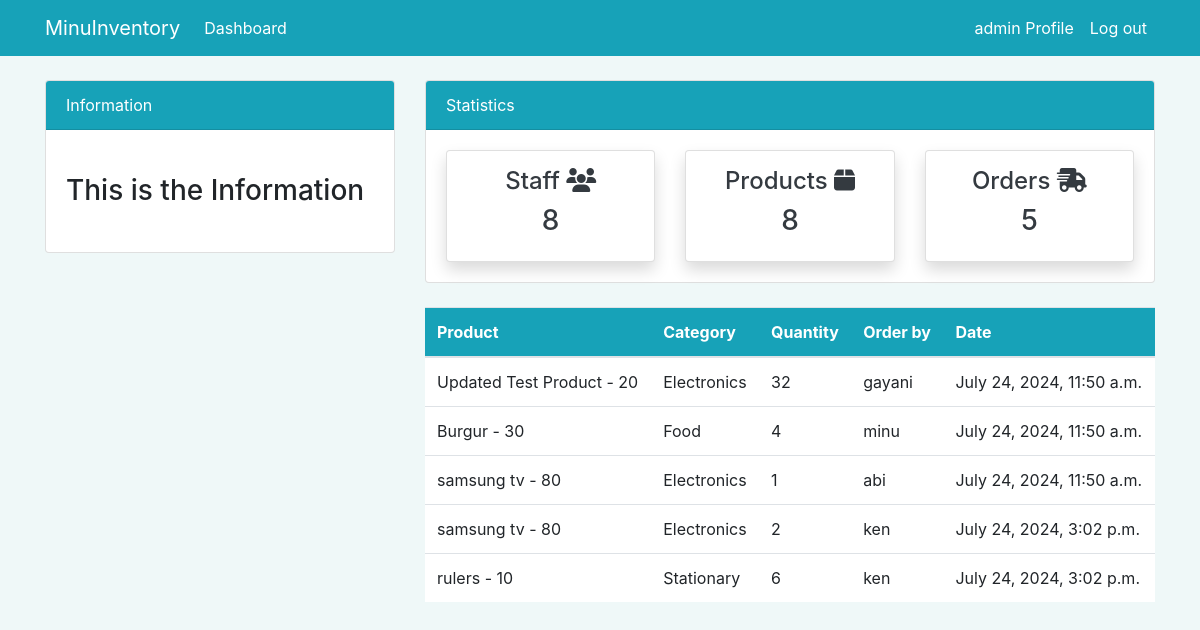
The app's page /order/ (signed in) with its own data.
### dashboard/models.py (models this page shows, shortened)
class Order(models.Model):
    product = models.ForeignKey(Product, on_delete=models.CASCADE, null=True)
    staff = models.ForeignKey(User, on_delete=models.CASCADE, null=True)
    order_quantity = models.PositiveIntegerField(null=True)
    date = models.DateTimeField(auto_now_add=True)
    class Meta:
        verbose_name_plural = 'Order'

class Product(models.Model):
    name = models.CharField(max_length=100, null=True)
    category = models.CharField(max_length=20, choices=CATEGORY, null=True)
    quantity = models.PositiveIntegerField(null=True)
    class Meta:
        verbose_name_plural = 'Product'
    def __str__(self):
        return f'{self.name} - {self.quantity}'

### dashboard/views.py (the view)
# urls.py: path('order/', views.order, name='dashboard-order'),
@login_required(login_url='user-login')
def order(request):
    orders = Order.objects.all()
    orders_count = orders.count()
    workers_count = User.objects.all().count
    products_count = Product.objects.all().count
    context = {
        'orders' : orders,
        'workers_count' : workers_count,
        'orders_count' : orders_count,
        'products_count' : products_count,
    }
    return render(request, 'dashboard/order.html',context)

### templates/dashboard/order.html (shortened to what this page needs)
{% extends 'partials/base.html'%}
{% block content%}
{% include 'partials/topnav.html'%}
<div class="container">
    <div class="row my-4">
        <div class="col-md-4">
        </div>
        <div class="col-md-8">
            <table class="table bg-white">
                <thead class="bg-info">
                    <tr class="text-white">
                        <th scope="col">Product</th>
                        <th scope="col">Category</th>
                        <th scope="col">Quantity</th>
                        <th scope="col">Order by</th>
                        <th scope="col">Date</th>
                    </tr>
                </thead>
                <tbody>
                    {% for orders in orders %}
                    <tr>
                        <td>{{ orders.product }}</td>
                        <td>{{ orders.product.category }}</td>
                        <td>{{ orders.order_quantity }}</td>
                        <td>
                           {{ orders.staff.username }}
                        </td>
                        <td>
                            {{ orders.date }}
                         </td>
                    </tr>
                  {% endfor %}
                </tbody>
            </table>
        </div>
    </div>
</div>
{% endblock %}

### templates/partials/nav.html (shortened to what this page needs)
<nav class="navbar navbar-expand-lg navbar-info bg-info">
  <div class="container">
    <a class="navbar-brand text-white" href="{% url 'dashboard-index' %}">MinuInventory</a>
    <div class="collapse navbar-collapse" id="navbarSupportedContent">
      <ul class="navbar-nav mr-auto">
        <li class="nav-item active">
          <a class="nav-link text-white" href="{% url 'dashboard-index' %}">Dashboard<span class="sr-only">(current)</span></a>
        </li>
      </ul>
      <ul class="navbar-nav ml-auto">
          <li class="nav-item active">
            <a class="nav-link text-white" href="{% url 'user-profile' %}">{{ user.username }} Profile <span class="sr-only">(current)</span></a>
          </li>
          <li class="nav-item">
            <a class="nav-link text-white" href="{% url 'user-logout' %}">Log out</a>
          </li>
      </ul>
    </div>
  </div>
</nav>

### static/style.css (style rules this page uses)
body { background: rgb(239, 248, 248); }

### records on screen
Order: product "Updated Test Product - 20", product.category "Electronics", order_quantity "32", staff.username "gayani", date "July 24, 2024, 11:50 a.m."
Order: product "Burgur - 30", product.category "Food", order_quantity "4", staff.username "minu", date "July 24, 2024, 11:50 a.m."
Order: product "samsung tv - 80", product.category "Electronics", order_quantity "1", staff.username "abi", date "July 24, 2024, 11:50 a.m."
Order: product "samsung tv - 80", product.category "Electronics", order_quantity "2", staff.username "ken", date "July 24, 2024, 3:02 p.m."
Order: product "rulers - 10", product.category "Stationary", order_quantity "6", staff.username "ken", date "July 24, 2024, 3:02 p.m."

### other values on screen
{{ user.username }} "admin"
{{ workers_count }} "8"
{{ products_count }} "8"
{{ orders_count }} "5"
